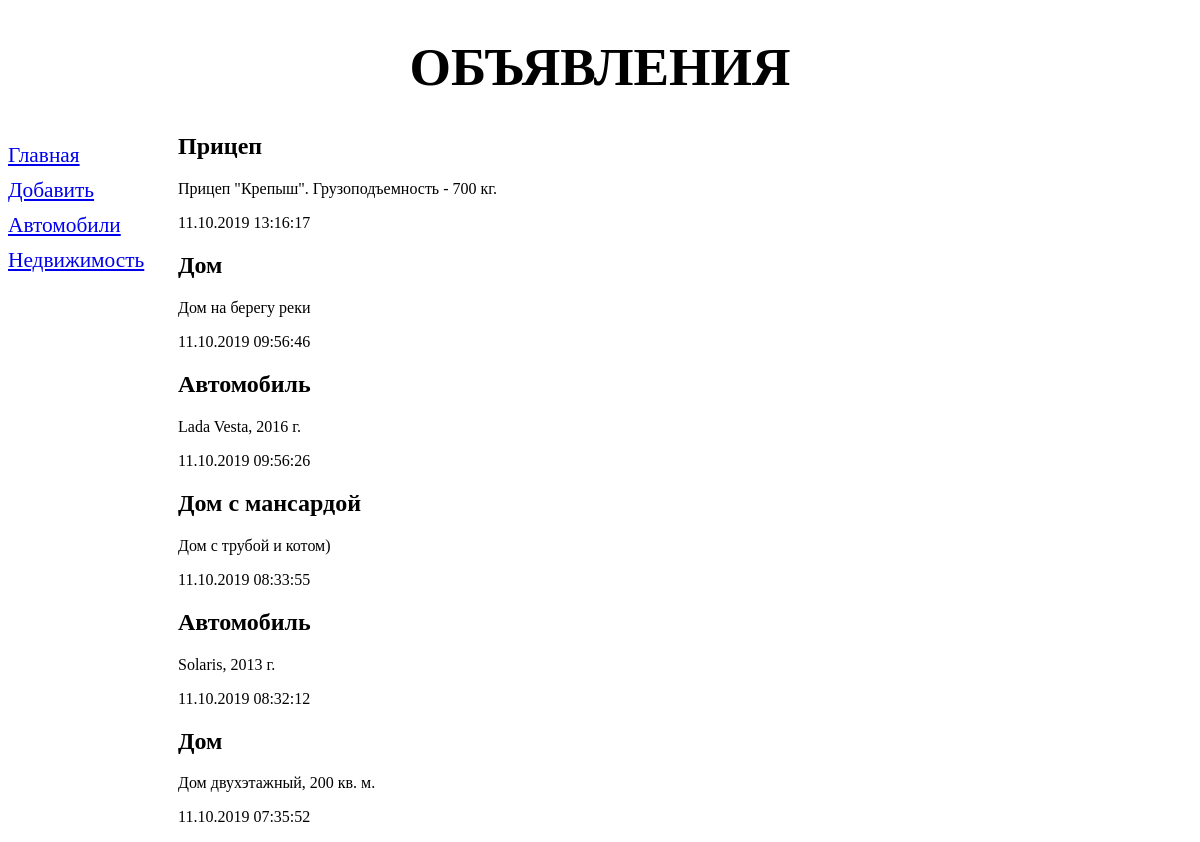
/bboard/, run on the app's committed database.
### bboard/models.py (models this page shows, shortened)
class Rubric(models.Model):
    name = models.CharField(max_length=50, db_index=True, verbose_name='Название')
    class Meta:
        verbose_name = 'Рубрика'
        verbose_name_plural = 'Рубрики'
        ordering = ['name']

class Bb(models.Model):
    rubric = models.ForeignKey(Rubric, on_delete=models.PROTECT, null=True, verbose_name='Рубрика')
    title = models.CharField(max_length=50, verbose_name='Товар')
    content = models.TextField(null=True, blank=True, verbose_name='Описание')
    price = models.FloatField(null=True, blank=True, verbose_name='Цена')
    published = models.DateTimeField(auto_now_add=True, db_index=True, verbose_name='Опубликовано')
    class Meta:
        verbose_name = 'Объявление'
        verbose_name_plural = 'Объявления'
        ordering = ['-published']

### bboard/views.py (the view)
# urls.py: path('', index, name='index')
def index(request):
    bbs = Bb.objects.order_by('-published')
    rubrics = Rubric.objects.all()
    context = {'bbs': bbs, 'rubrics': rubrics}
    return render(request, 'bboard/index.html', context)

### bboard/templates/bboard/index.html
{% extends 'layout/basic.html' %}
{% block content %}
    {% for bb in bbs %}
        <div class="b">
            <h2>{{ bb.title }}</h2>
            <p>{{ bb.content }}</p>
            <p>{{ bb.published|date:"d.m.Y H:i:s" }}</p>
        </div>
    {% endfor %}
{% endblock %}

### bboard/templates/layout/basic.html (shortened to what this page needs)
{% load static %}
<!DOCTYPE html>
<html lang="en">
<head>
    <link rel="stylesheet" type="text/css" href="{% static 'bboard/style.css' %}">
</head>
<body>
<header>
    <h1>Объявления</h1>
</header>
<nav>
    <a href={% url 'index' %}>Главная</a>
    <a href={% url 'add' %}>Добавить</a>
    {% for rubric in rubrics %}
        <a href={% url 'by_rubric' rubric.pk %}>{{ rubric.name }}</a>
    {% endfor %}
</nav>
<section>
    {% block content %}
    {% endblock %}
</section>
</body>
</html>

### bboard/static/bboard/style.css (style rules this page uses)
header h1 { font-size: 40pt; text-transform: uppercase; text-align: center; }
nav { font-size: 16pt; width: 150px; float: left; }
nav a { display: block; margin: 10px 0px; }
section { margin-left: 170px; }

### data on the page
Rubric: name "Автомобили"
Rubric: name "Недвижимость"
Bb: title "Прицеп", content "Прицеп \"Крепыш\". Грузоподъемность - 700 кг.", published "11.10.2019 13:16:17"
Bb: title "Дом", content "Дом на берегу реки", published "11.10.2019 09:56:46"
Bb: title "Автомобиль", content "Lada Vesta, 2016 г.", published "11.10.2019 09:56:26"
Bb: title "Дом с мансардой", content "Дом с трубой и котом)", published "11.10.2019 08:33:55"
Bb: title "Автомобиль", content "Solaris, 2013 г.", published "11.10.2019 08:32:12"
Bb: title "Дом", content "Дом двухэтажный, 200 кв. м.", published "11.10.2019 07:35:52"
